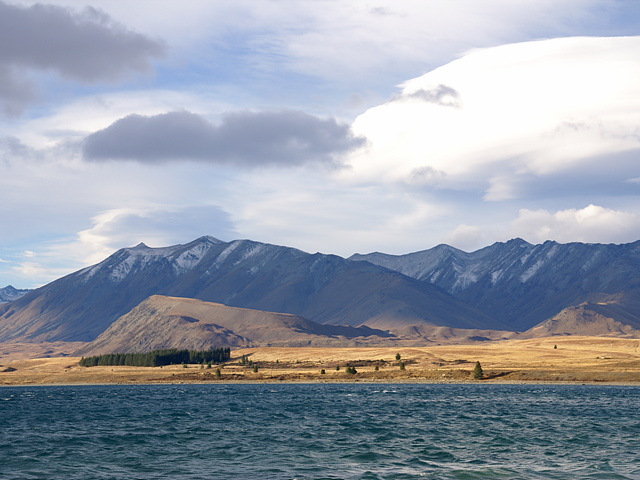
//> input picture HelloCV/tekapo.bmp, 640 x 480 px
$ ./main   (built with g++ and OpenCV 4)
//> lines starting //> are read from the running program, lines starting //| are printed output that depends on the picture
#include "opencv2/opencv.hpp"
#include <iostream>
using namespace std;
using namespace cv;

void affine_transform();

int main()
{
	affine_transform();
	return 0;
}

void affine_transform()
{
	Mat src = imread("tekapo.bmp");
//> src is the input picture: 480 rows x 640 cols, CV_8UC3; mean B, G, R 169.8, 157.4, 149.7
	Mat src2 = imread("tekapo.bmp");
	Mat src3 = imread("tekapo.bmp");

	if(src.empty())
	{
		cerr << "Image load failed!" << endl;
		return;
	}

	double mx = 0.3;
	Point2f srcPts[3], dstPts[3];

	srcPts[0] = Point2f(0, 0); // 원본파일의 좌표
	srcPts[1] = Point2f(src.cols - 1, 0); // 영상의 폭길이는 0 우측 상단점
	srcPts[2] = Point2f(src.cols - 1, src.rows -1); // 영상의 하단 우측 꼭지점

	dstPts[0] = Point2f(50,50); // 첫번째 좌표
	dstPts[1] = Point2f(src.cols - 100, 100); // 두번째 좌표
	dstPts[2] = Point2f(src.cols - 50, src.rows - 50); // 세번째 좌표

	Mat M = getAffineTransform(srcPts, dstPts);
	Mat M2 = Mat_<double>({ 2,3 }, { 1,0,150,0,1,100 });
	Mat M3 = Mat_<double>({ 2,3 }, { 1,mx,0,0,1,0 });

	Mat dst; // affine
	Mat dst2;//move
	Mat dst3; // shear
	warpAffine(src, dst, M, Size()); // 원본파일만큼 dst 파일, m 사이즈를 동일시 한다.
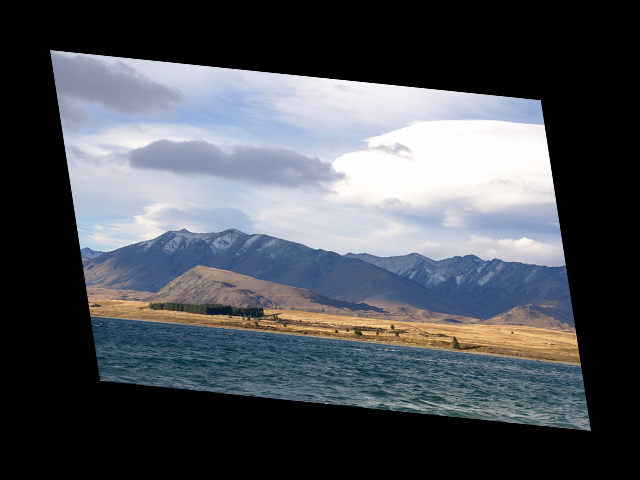
//> dst: 480 rows x 640 cols, CV_8UC3; mean B, G, R 88.3, 81.8, 77.9
	warpAffine(src2, dst2, M2, Size()); // 원본파일만큼 dst 파일, m 사이즈를 동일시 한다.
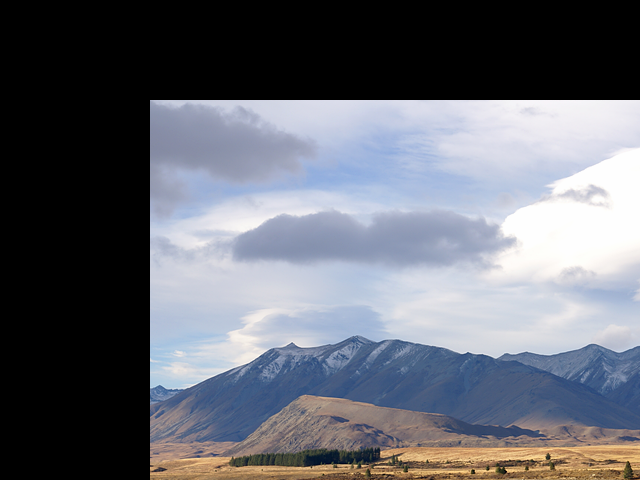
//> dst2: 480 rows x 640 cols, CV_8UC3; mean B, G, R 112.8, 104.2, 101.4
	warpAffine(src3, dst3, M3, Size(cvRound(src.cols + src.rows * mx),src.rows)); // 원본파일만큼 dst 파일, m 사이즈를 동일시 한다.
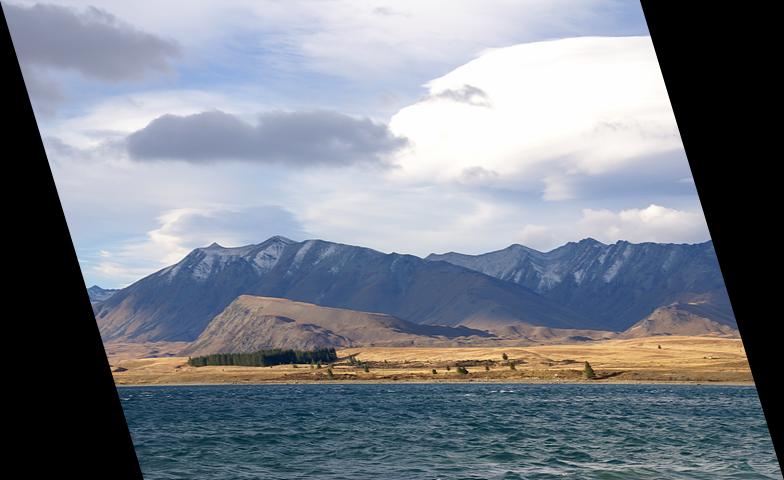
//> dst3: 480 rows x 784 cols, CV_8UC3; mean B, G, R 138.7, 128.5, 122.2

	imshow("src", src);
	imshow("src2", src2);
	imshow("src3", src3);

	imshow("dst", dst);
	imshow("dst2", dst2);
	imshow("dst3", dst3);

	waitKey();
	destroyAllWindows();

}

#pragma region precode
// [173 lines of commented-out code are left out]
#pragma endregion
